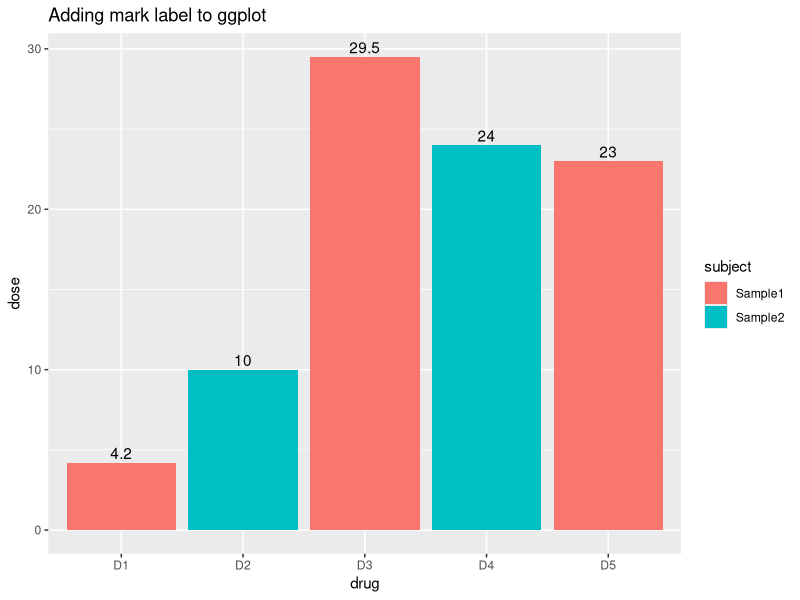
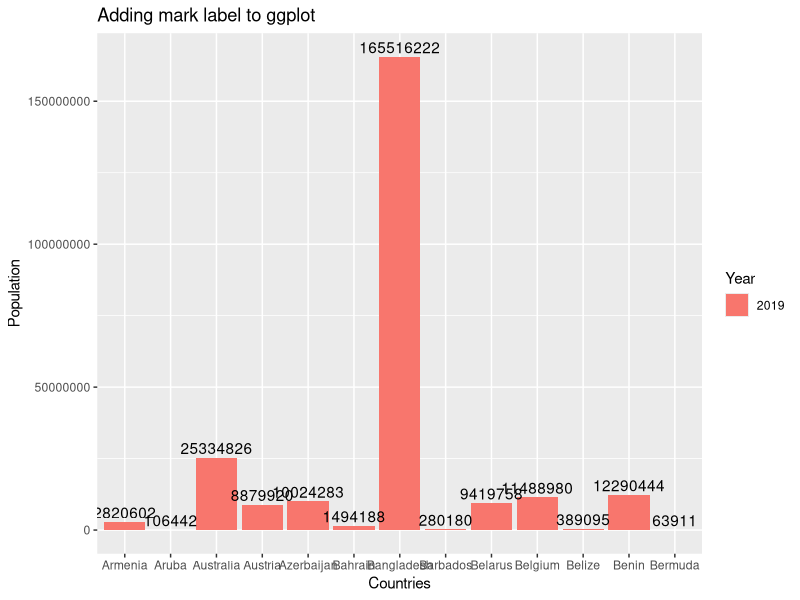
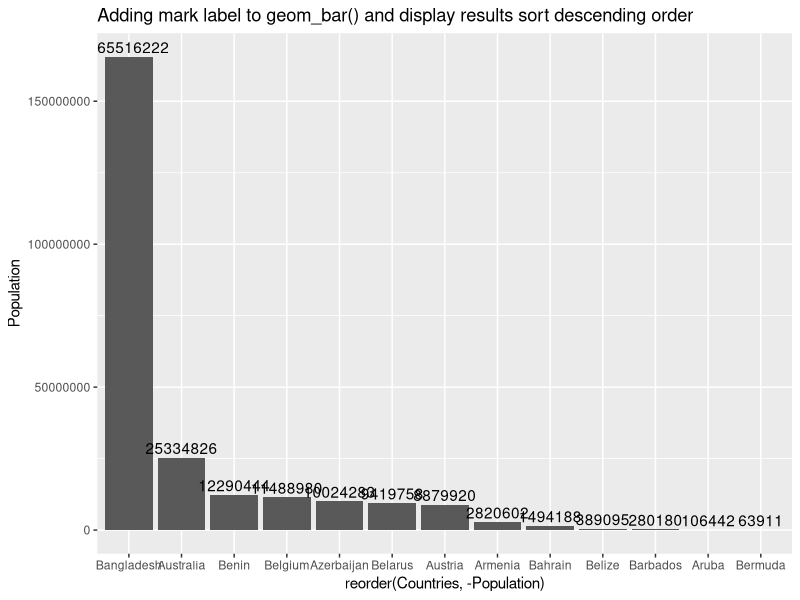
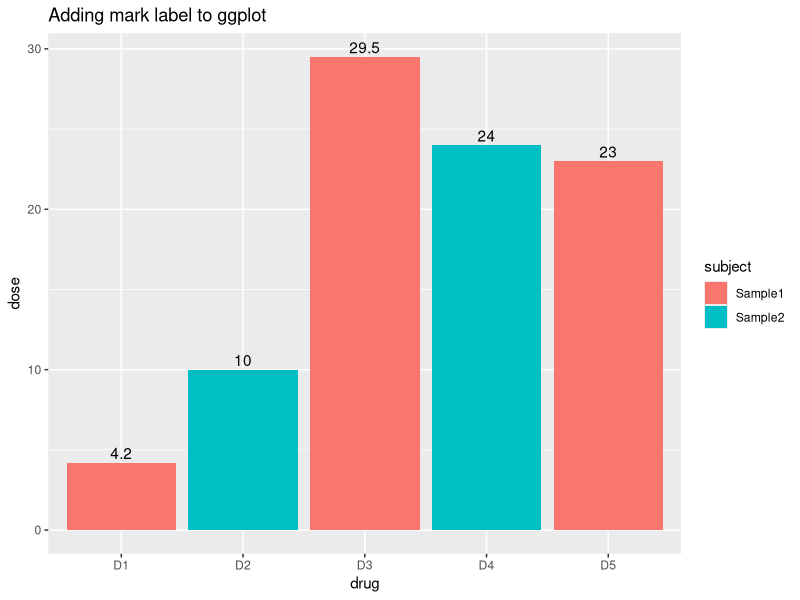
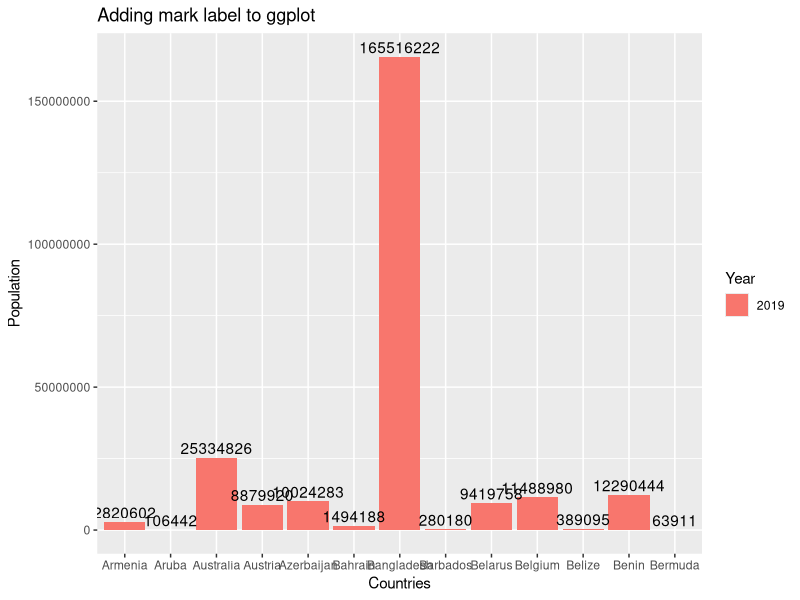
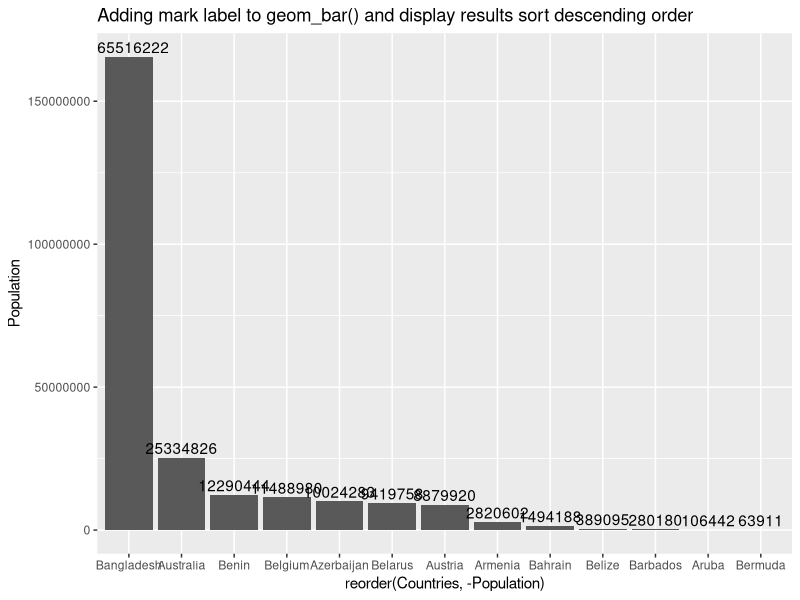

The R script that drew these images, in order:
# 26 Put_labels_over_geom_bar_examples.R

# Include labels over geom bar for each bar in a ggplot2 chart
# Reference
# https://stackoverflow.com/questions/12018499/how-to-put-labels-over-geom-bar-for-each-bar-in-r-with-ggplot2

# Avoid scientific notation in the charts created.
options(scipen=999)
library(tidyverse)

# 1. Standard geom bar with labels over each bar in ggplot2.

df <- cbind.data.frame(drug=c("D1","D2", "D3","D4","D5"),
                        dose=c(4.2,10,29.5,24,23),
                 subject = c("Sample1","Sample2","Sample1",
                 "Sample2","Sample1"))
head(df)
str(df)


#   geom_text(stat='count',aes(label = ..count..),vjust=-0.2)
# stats @count' will provide a value on top of each bar
DISP <- ggplot(df,aes(x=drug, y = dose, fill = subject)) +
          geom_bar(position = 'dodge', stat = 'identity') +
          geom_text(aes(label = dose), position = position_dodge(width = 0.9),
                    vjust = -0.30) +  # Set vjust to -0.30 to display just a small gap between chart and figure 
          ggtitle("Adding mark label to ggplot") 
 
DISP    

ggsave("39 Geom_bar_charts_labels_example.png", width = 10, height = 6) 

# This is an example with real data from 2019 population countries from WDI website
# Script to get repeated values: Year <-rep("2019", each=3)

# Getting population figures
## if (!require("WDI")) install.packages("WDI")
# library(WDI)
# WDI_population <- WDI(indicator = c("SP.POP.TOTL"), extra = TRUE)
# WDI_population


# 2. Bar chart displaying countries population figures 

Countries <-c("Armenia","Aruba","Australia","Austria","Azerbaijan","Bahrain","Bangladesh",
              "Barbados","Belarus","Belgium","Belize","Benin","Bermuda")
length(Countries)

Year <-rep("2019", each=13)
Population <-c(2820602,106442,25334826,8879920,10024283,1494188,165516222,280180,
               9419758,11488980,389095,12290444,63911
               )
length(Population)

popcountries <- cbind.data.frame(Countries,Year,Population)
popc_sorted <- popcountries %>% 
               arrange(desc(Population))
# Create plot

COUNTRIES_chart <- ggplot(popc_sorted,aes(x=Countries, y = Population, fill = Year)) +
  geom_bar(position = 'dodge', stat = 'identity') +
  geom_text(aes(label = Population), position = position_dodge(width = 0.9),
            vjust = -0.30) +  # Set vjust to -0.30 to display just a small gap between chart and figure 
  ggtitle("Adding mark label to ggplot") 
COUNTRIES_chart  

ggsave("40 Countries_pop_labels_geom_bar.png", width = 10, height = 6) 


# 3. Bar chart displaying countries population figures in descending order

# https://stackoverflow.com/questions/16961921/plot-data-in-descending-order-as-appears-in-data-frame
# using the reorder() function
# We use the reorder function to 

# This is how you use this reorder() function: 
#  aes(x = reorder(Countries, -Population), y = Population)


COUNTRIES_sorted <- ggplot(popc_sorted,
                           aes(x = reorder(Countries, -Population), y = Population), fill = Year) +
  geom_bar(position = 'dodge', stat = 'identity') +
  geom_text(aes(label = Population), position = position_dodge(width = 0.9),
            vjust = -0.30) +  # Set vjust to -0.30 to display just a small gap between chart and figure 
  ggtitle("Adding mark label to geom_bar() and display results sort descending order") 
COUNTRIES_sorted

ggsave("41 Countries_pop_labels_geom_bar_sorted.png", width = 10, height = 6) 

